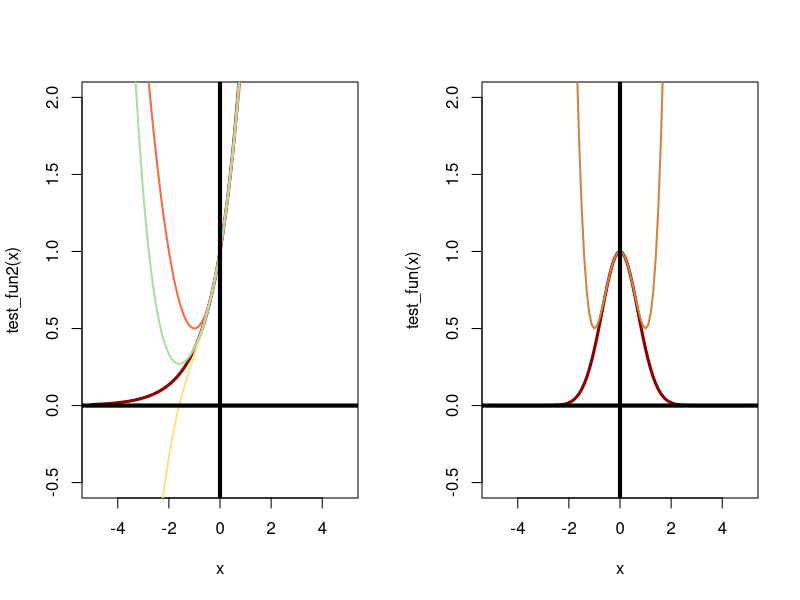
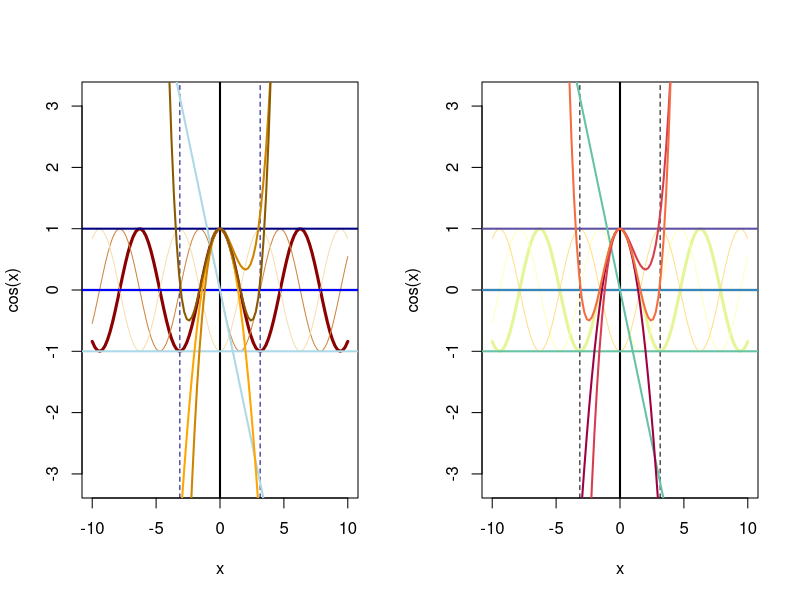
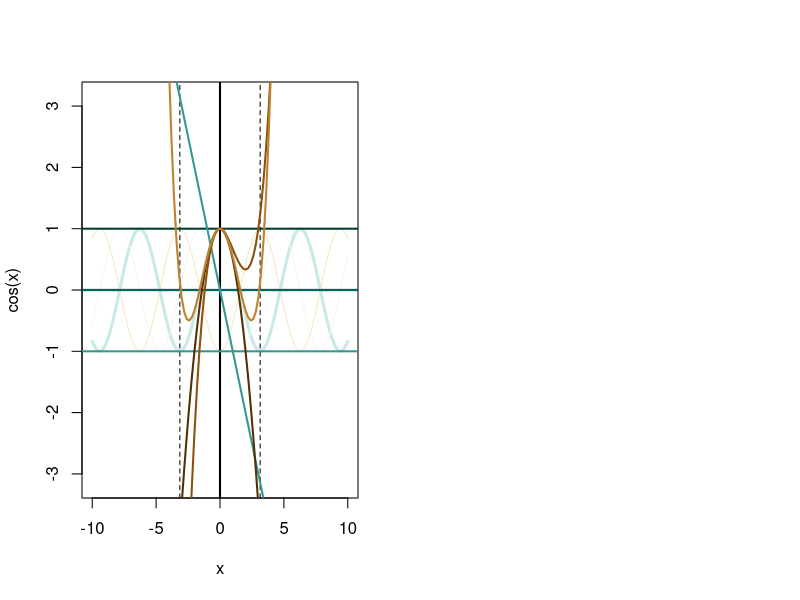

Source code (R) for these figures, in order:
## ---- chunk 1
knitr::opts_chunk$set(echo = TRUE, 
                      warning = FALSE, 
                      message = FALSE) 
## ---- chunk 2
suppressPackageStartupMessages( {
  library(RColorBrewer)
} )
## ---- chunk 3
pal <- brewer.pal(11, name="Spectral") 
cl1 <- "red4"
cl2 <- "peru"
## ---- chunk 4
e <- exp(1)

test_fun <- function(x) {
  e <- exp(1)
  y <- e^(-x^2)
  return(y)
}

tay_fun <- function(x) {
  e <- exp(1)
  y <- 1-(x^2)+0.5*x^4
  return(y)
}

test_fun2 <- function(x) {
  e <- exp(1)
  y <- e^x
  return(y)
}

tay_fun2 <- function(x) {
  e <- exp(1)
  y <- 1+x+(0.5*x^2)
  return(y)
}

tay_fun2_2 <- function(x) {
  e <- exp(1)
  y <- 1+x+(0.5*x^2)+((1/6)*(x^3))
  return(y)
}

tay_fun2_3 <- function(x) {
  e <- exp(1)
  y <- 1+x+(0.5*x^2)+((1/6)*(x^3))+((1/24)*(x^4))
  return(y)
}

x <- seq(-5, 5, by=0.1)

par(mfrow=c(1,2))

plot(x, test_fun2(x), type="l", col=cl1, lwd=3, ylim=c(-0.5,2))
lines(x, tay_fun2(x), col=pal[3], lwd=2)
lines(x, tay_fun2_2(x), col=pal[5], lwd=2)
lines(x, tay_fun2_3(x), col=pal[8], lwd=2)
abline(h=0, v=0, lwd=4)

plot(x, test_fun(x), type="l", col=cl1, lwd=3, ylim=c(-0.5,2))
lines(x, tay_fun(x), col=cl2, lwd=2)
abline(h=0, v=0, lwd=4)

## ---- chunk 5
## first and second derivatives
D( expression( cos(x) ), "x" ) # -sinx
D( expression( -sin(x) ), "x" ) # -cosx

## set colors
pal <- brewer.pal(8, name="Spectral")
cl1 <- "red4"
cl2 <- "peru"

## initiate x
x <- seq(-10,10,by=0.2)

## plot
plot(x, cos(x), type="l", col=cl1, lwd=3, ylim=c(-pi,pi))
lines(x, -sin(x), col=cl2)
lines(x, -cos(x), col="wheat")
abline(h=0, v=0, lwd=2)
abline(v=pi, col="navy", lty=2)
abline(v=-pi, col="navy", lty=2)

# original solution is 1
abline(h=1, col="navy", lwd=2)

# 1st derivative solution is 0
abline(h=0, col="blue", lwd=2)

# 2nd derivative solution is -1
abline(h=-1, col="lightblue", lwd=2)
abline(a=0, b=-1, col="lightblue", lwd=2)

# taylor expansion
lines(x, (1-(0.5*x^2)), col="orange", lwd=2)
lines(x, (1-(0.5*x^2)+(1/6)*x^3), col="orange3", lwd=2) # add 3rd term, 1/6 b/c 3*2*1=6
lines(x, (1-(0.5*x^2)+(1/24)*x^4), col="orange4", lwd=2) # add 4th term, 1/24 b/c 4*3*2*1=24
## ---- chunk 6
## plot
n <- 11
pal <- brewer.pal(11, name="Spectral")
plot(x, cos(x), type="l", col=pal[[7]], lwd=3, ylim=c(-pi,pi))
lines(x, -sin(x), col=pal[[6]])
lines(x, -cos(x), col=pal[[5]])
abline(h=0, v=0, lwd=2)
abline(v=pi, lty=2)
abline(v=-pi, lty=2)

# original solution is 1
abline(h=1, col=pal[[n]], lwd=2)

# 1st derivative solution is 0
abline(h=0, col=pal[[n-1]], lwd=2)

# 2nd derivative solution is -1
abline(h=-1, col=pal[[n-2]], lwd=2)
abline(a=0, b=-1, col=pal[[n-2]], lwd=2)

# taylor expansion
lines(x, (1-(0.5*x^2)), col=pal[[1]], lwd=2)
lines(x, (1-(0.5*x^2)+(1/6)*x^3), col=pal[[2]], lwd=2) # add 3rd term, 1/6 b/c 3*2*1=6
lines(x, (1-(0.5*x^2)+(1/24)*x^4), col=pal[[3]], lwd=2) # add 4th term, 1/24 b/c 4*3*2*1=24

## plot
n <- 11
pal <- brewer.pal(n, name="BrBG")
plot(x, cos(x), type="l", col=pal[[7]], lwd=3, ylim=c(-pi,pi))
lines(x, -sin(x), col=pal[[6]])
lines(x, -cos(x), col=pal[[5]])
abline(h=0, v=0, lwd=2)
abline(v=pi, lty=2)
abline(v=-pi, lty=2)

# original solution is 1
abline(h=1, col=pal[[n]], lwd=2)

# 1st derivative solution is 0
abline(h=0, col=pal[[n-1]], lwd=2)

# 2nd derivative solution is -1
abline(h=-1, col=pal[[n-2]], lwd=2)
abline(a=0, b=-1, col=pal[[n-2]], lwd=2)

# taylor expansion
lines(x, (1-(0.5*x^2)), col=pal[[1]], lwd=2)
lines(x, (1-(0.5*x^2)+(1/6)*x^3), col=pal[[2]], lwd=2) # add 3rd term, 1/6 b/c 3*2*1=6
lines(x, (1-(0.5*x^2)+(1/24)*x^4), col=pal[[3]], lwd=2) # add 4th term, 1/24 b/c 4*3*2*1=24

## ---- chunk 7
cos(0.1)
1-0.5*(0.1^2)
